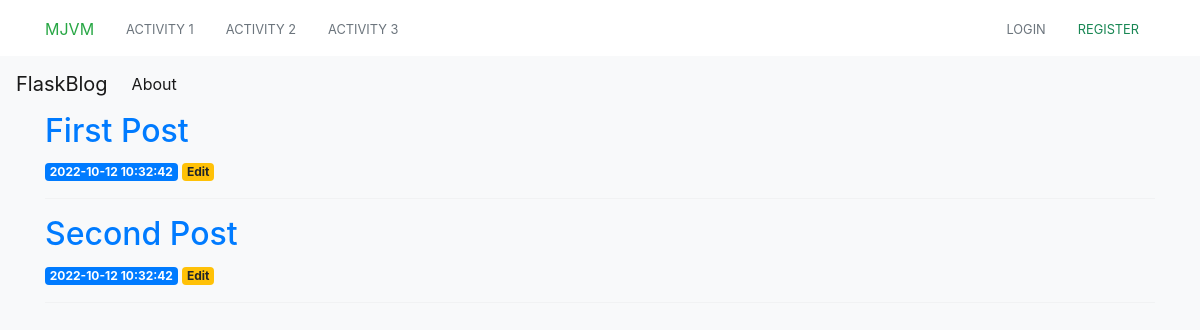
Before: / with the older database file.
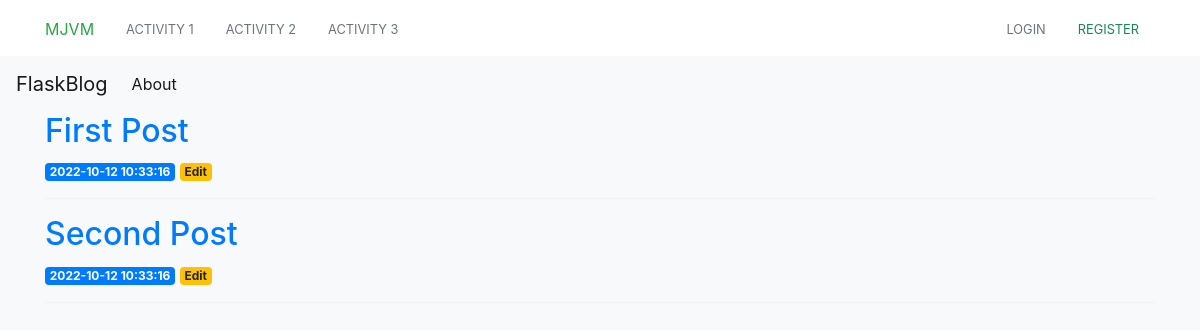
After: the same page with the newer database file.
### tables this page shows
CREATE TABLE posts (
    id INTEGER PRIMARY KEY AUTOINCREMENT,
    created TIMESTAMP NOT NULL DEFAULT CURRENT_TIMESTAMP,
    title TEXT NOT NULL,
    content TEXT NOT NULL
);

### app.py (the view)
@app.route('/')
def index():
    conn = get_db_connection()
    posts = conn.execute('SELECT * FROM posts').fetchall()
    conn.close()
    return render_template('index.html', posts=posts)

### app.py (called while the page is built)
def get_db_connection():
    conn = sqlite3.connect('database.db')
    conn.row_factory = sqlite3.Row
    print("Test")
    return conn

### templates/index.html (shortened to what this page needs)
<!DOCTYPE html>
<html lang="en">
  <head>
    <link
      href="https://unpkg.com/boxicons@2.1.4/css/boxicons.min.css"
      rel="stylesheet"
    />
    <link
      rel="stylesheet"
      href="https://cdn.jsdelivr.net/npm/bootstrap@5.2.0/dist/css/bootstrap.min.css"
      &gt;
    />
    <link
      rel="stylesheet"
      href="{{ url_for('static', filename= 'css/style.css')}}"
    />
  </head>
  <body class="bg-light">
    <div class="navbar bg-white navbar-light">
      <div class="container flex-wrap">
        <div class="navbar-brand me-3">
          <div class="d-flex align-items-center">
            <span class="text-success fw-light logo-text d-md-block d-none">
                <small>MJVM</small>
            </span>
          </div>
        </div>
        <ul class="nav me-auto d-none d-md-flex">
          <li class="nav-item">
            <a href="#" class="nav-link link-secondary"
              ><small>ACTIVITY 1</small></a
            >
          </li>
          <li class="nav-item">
            <a href="#products" class="nav-link link-secondary"
              ><small>ACTIVITY 2</small></a
            >
          </li>
          <li class="nav-item">
            <a href="#contact-us" class="nav-link link-secondary"
              ><small>ACTIVITY 3</small></a
            >
          </li>
        </ul>
        <ul class="nav ms-auto me-auto me-md-0 end-menu">
          <li class="nav-item">
            <a href="#" class="nav-link link-secondary"><small>LOGIN</small></a>
          </li>
          <li class="nav-item">
            <a href="#" class="nav-link link-success"
              ><small>REGISTER</small></a
            >
          </li>
        </ul>
      </div>
    </div>
    {% extends 'base.html' %}
    {% block content %}
        {% for post in posts %}
            <a href="{{ url_for('post', post_id=post['id']) }}">
                <h2>{{ post['title'] }}</h2>
            </a>
            <span class="badge badge-primary">{{ post['created'] }}</span>
            <a href="{{ url_for('edit', id=post['id']) }}">
                <span class="badge badge-warning">Edit</span>
            </a>
            <hr>
        {% endfor %}
    {% endblock %}

### templates/base.html (shortened to what this page needs)
<!doctype html>
<html lang="en">
  <head>
    <link rel="stylesheet" href="https://stackpath.bootstrapcdn.com/bootstrap/4.3.1/css/bootstrap.min.css">
  </head>
  <body>
    <nav class="navbar navbar-expand-md navbar-light bg-light">
        <a class="navbar-brand" href="{{ url_for('index')}}">FlaskBlog</a>
        <div class="collapse navbar-collapse" id="navbarNav">
            <ul class="navbar-nav">
            <li class="nav-item active">
                <a class="nav-link" href="#">About</a>
            </li>
            </ul>
        </div>
    </nav>
    <div class="container">
        {% block content %} {% endblock %}
    </div>
  </body>
</html>

Changed rows visible on the page:
changed posts "First Post": created "2022-10-12 10:32:42" → "2022-10-12 10:33:16"
changed posts "Second Post": created "2022-10-12 10:32:42" → "2022-10-12 10:33:16"
